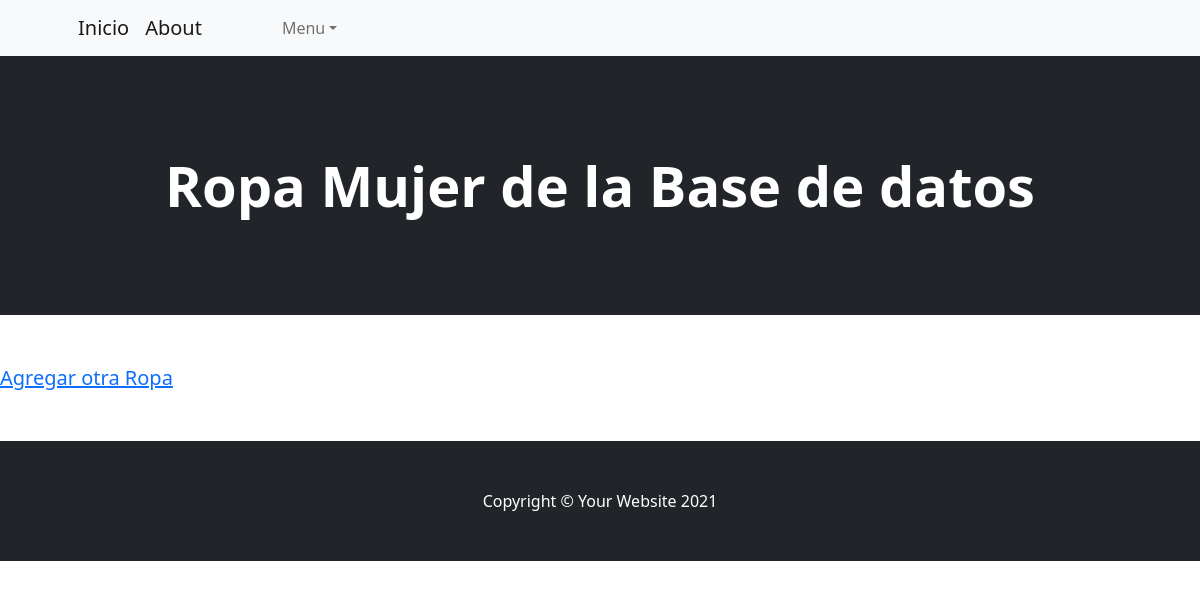
The page /AppRopa/leerRopaMujer on the database as committed earlier.
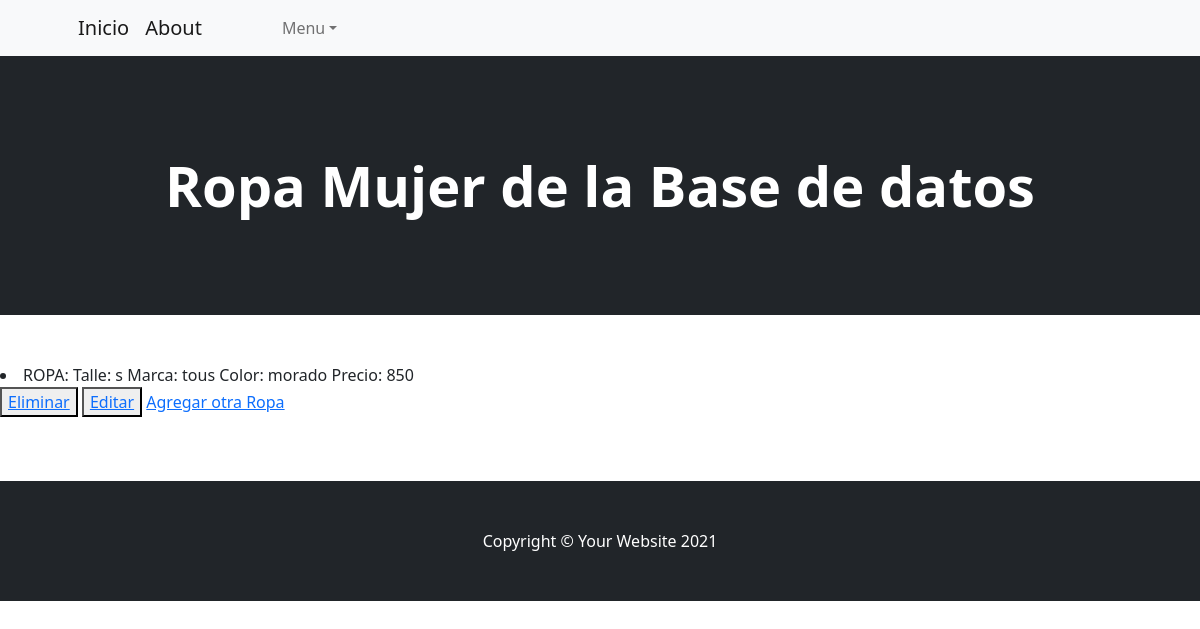
The same page on the database as committed later.
### AppRopa/models.py (models this page shows)
class Mujer(models.Model):
    talle = models.CharField(max_length=40)
    marca = models.CharField(max_length=40)
    color = models.CharField(max_length=40)
    precio = models.IntegerField()
    def __str__(self):
        return f"Talle:\n {self.talle} Marca:\n {self.marca} Color:\n {self.color} Precio:\n {self.precio}"

### AppRopa/views.py (the view)
# urls.py: path('leerRopaMujer', views.leerRopaMujer, name="LeerRopaMujer"),
def leerRopaMujer(request):
    ropamujer = Mujer.objects.all()
    dir = {"mujer":ropamujer} #dir = diccionario
    return render(request, "AppRopa/leerRopaMujer.html", dir)

### AppRopa/templates/AppRopa/leerRopaMujer.html (shortened to what this page needs)
{%extends "AppInicio/base.html"%}
{%load static%}
    {%block head%}
        <h1 class="display-4 fw-bolder">Ropa Mujer de la Base de datos</h1>
    {%endblock%}
    {%block contenido%}
        {% for r in mujer %}
            <li> ROPA: {{r}}  </li>
            <button>
                <a href="{% url 'EliminarRopaMujer' r.id %}"> Eliminar </a>
            </button>
            <button>
                <a href="{% url 'EditarRopaMujer' r.id %}"> Editar </a>
            </button>
        {% endfor %}
        <a href="/AppRopa/mujerFormulario">Agregar otra Ropa</a>
    {%endblock%}

Rows that differ between the two databases and show on the page:
added Mujer: talle+marca+color "Talle: s Marca: tous Color: morado Precio: 850"
